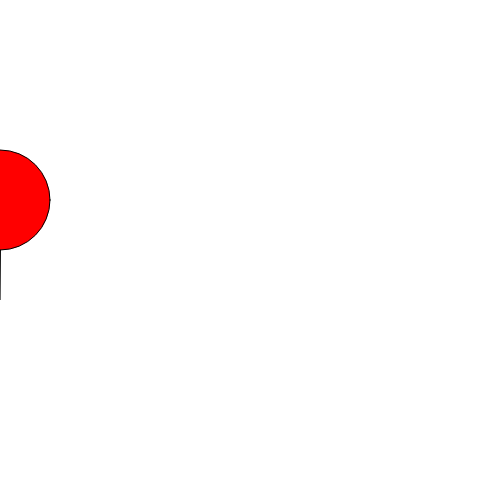
Frame 1 (no input)
Frame 60 (no input): identical to frame 1, image omitted
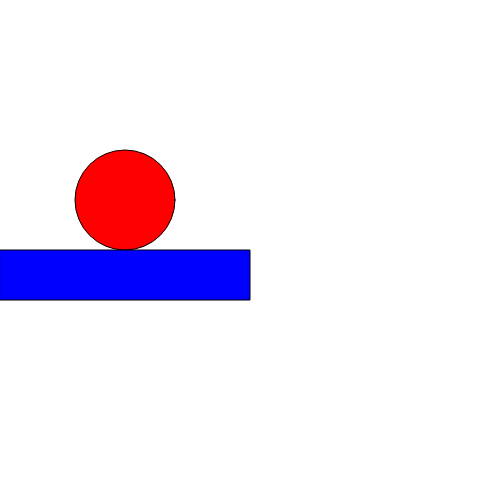
Frame 120 (the mouse pressed at the canvas centre since frame 60)

The p5.js sketch that drew these frames (run headless with seeded random() and noise() and a simulated clock; from frame 60 on, the mouse is pressed at the canvas centre):

// p5.js sketch
// ── sketch.js
function _0x228a(){const _0x5a6f00=['439046LcgVhV','2729672fwGmpa','1PPXQbJ','30TenkuT','red','BPZDo','blue','341199GqVWpN','vyfpT','780087DjRBTw','5mSjfsA','842568KJJTJc','819996llsFHY','ukPPb','UMLEs','2348964qCmaEN','qzDDy','EgEjm'];_0x228a=function(){return _0x5a6f00;};return _0x228a();}function _0x5dc4(_0x4c4f5d,_0x51e38b){const _0x1dbcb0=_0x228a();return _0x5dc4=function(_0xf339c1,_0xbb1ab6){_0xf339c1=_0xf339c1-(-0x17fd+0x51*0x10+-0x9e0*-0x2);let _0x572272=_0x1dbcb0[_0xf339c1];return _0x572272;},_0x5dc4(_0x4c4f5d,_0x51e38b);}(function(_0xfe3d8,_0x16f955){const _0x111bbe=_0x5dc4,_0x2cef6=_0xfe3d8();while(!![]){try{const _0x27a89d=parseInt(_0x111bbe(0xe1))/(0x6a4+0x25be+-0x2c61)*(-parseInt(_0x111bbe(0xdf))/(-0x1*-0x1548+0x9f9+-0x1f3f*0x1))+-parseInt(_0x111bbe(0xd9))/(0x1cb3+-0x197b*-0x1+-0x362b)+parseInt(_0x111bbe(0xdc))/(0x2*0x5de+0x116b*-0x1+0x5b3)*(parseInt(_0x111bbe(0xd7))/(-0x21a5+0x2399*0x1+-0x1ef))+-parseInt(_0x111bbe(0xd8))/(-0x7c3*-0x1+-0x1*0xc0e+0x451)+-parseInt(_0x111bbe(0xd6))/(-0x2523+-0x1*-0x1cf7+0x833)+parseInt(_0x111bbe(0xe0))/(0x1*-0x3b9+0x65*0x53+0x9aa*-0x3)+-parseInt(_0x111bbe(0xd4))/(-0x5aa+-0x11*0x2+0x5d5)*(-parseInt(_0x111bbe(0xe2))/(-0x1d5f+0x5*0x54b+0x2f2));if(_0x27a89d===_0x16f955)break;else _0x2cef6['push'](_0x2cef6['shift']());}catch(_0x4846a9){_0x2cef6['push'](_0x2cef6['shift']());}}}(_0x228a,-0x576e2+0x23bfb*0x2+0xca69*0x7));function setup(){createCanvas(0x1292+-0x97*0x38+0x106a,-0x10c1*0x1+0xc1a*-0x3+0x3703*0x1);}function draw(){const _0x4c50cc=_0x5dc4,_0xc1a03a={'EgEjm':function(_0x5f1e3d){return _0x5f1e3d();}};_0xc1a03a[_0x4c50cc(0xde)](shapes);}function shapes(){const _0x255eca=_0x5dc4,_0x15a4a6={'qzDDy':function(_0x512560,_0x48c25d){return _0x512560(_0x48c25d);},'UMLEs':_0x255eca(0xe3),'vyfpT':function(_0x1723a6,_0x5694a1,_0x3982af,_0x3af47f){return _0x1723a6(_0x5694a1,_0x3982af,_0x3af47f);},'ukPPb':function(_0x457e20,_0x38fe10){return _0x457e20/_0x38fe10;},'UGgdC':function(_0x274e7e,_0x3006fc){return _0x274e7e/_0x3006fc;},'dXTOH':_0x255eca(0xd3),'BPZDo':function(_0x1cac2d,_0x2dd843,_0x135a89,_0x36c34f,_0x1a154d){return _0x1cac2d(_0x2dd843,_0x135a89,_0x36c34f,_0x1a154d);}};_0x15a4a6[_0x255eca(0xdd)](background,0x99f+0xdfc+0x4*-0x5a7),_0x15a4a6[_0x255eca(0xdd)](fill,_0x15a4a6[_0x255eca(0xdb)]);let _0x4e9ecc=constrain(mouseX,0x2355+0xdff*-0x2+-0x757,width);_0x15a4a6[_0x255eca(0xd5)](ellipse,_0x15a4a6[_0x255eca(0xda)](_0x4e9ecc,0x26e2+0x1f10+0x2ea*-0x18),_0x15a4a6['UGgdC'](height,-0x11c8+-0x1e9e+0x3068)-(-0xdda+-0x6ad+0x14b9),-0x8*-0x24f+-0x10*0x159+0x4*0xdf),fill(_0x15a4a6['dXTOH']),_0x15a4a6[_0x255eca(0xe4)](rect,-0x1fd2+-0x2132+-0xc*-0x56b,height/(-0xc2e*0x1+-0x26e0+-0x2b0*-0x13),_0x4e9ecc,0x1314+-0x2b*-0x1+-0x130d);}
